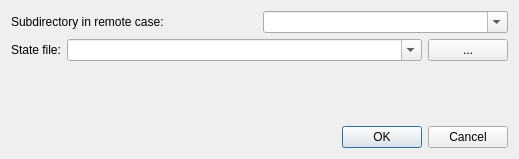
<?xml version="1.0" encoding="UTF-8"?>
<ui version="4.0">
 <class>IQRemoteParaviewDialog</class>
 <widget class="QDialog" name="IQRemoteParaviewDialog">
  <property name="geometry">
   <rect>
    <x>0</x>
    <y>0</y>
    <width>519</width>
    <height>159</height>
   </rect>
  </property>
  <property name="windowTitle">
   <string>Dialog</string>
  </property>
  <layout class="QVBoxLayout" name="verticalLayout">
   <item>
    <layout class="QHBoxLayout" name="horizontalLayout">
     <item>
      <widget class="QLabel" name="label">
       <property name="text">
        <string>Subdirectory in remote case:</string>
       </property>
      </widget>
     </item>
     <item>
      <widget class="QComboBox" name="subdir">
       <property name="editable">
        <bool>true</bool>
       </property>
      </widget>
     </item>
    </layout>
   </item>
   <item>
    <layout class="QHBoxLayout" name="horizontalLayout_3">
     <item>
      <widget class="QLabel" name="label_3">
       <property name="text">
        <string>State file:</string>
       </property>
      </widget>
     </item>
     <item>
      <widget class="QComboBox" name="statefile">
       <property name="sizePolicy">
        <sizepolicy hsizetype="Expanding" vsizetype="Fixed">
         <horstretch>0</horstretch>
         <verstretch>0</verstretch>
        </sizepolicy>
       </property>
       <property name="editable">
        <bool>true</bool>
       </property>
      </widget>
     </item>
     <item>
      <widget class="QPushButton" name="btnSelectStateFile">
       <property name="sizePolicy">
        <sizepolicy hsizetype="Fixed" vsizetype="Fixed">
         <horstretch>0</horstretch>
         <verstretch>0</verstretch>
        </sizepolicy>
       </property>
       <property name="text">
        <string>...</string>
       </property>
      </widget>
     </item>
    </layout>
   </item>
   <item>
    <spacer name="verticalSpacer">
     <property name="orientation">
      <enum>Qt::Vertical</enum>
     </property>
     <property name="sizeHint" stdset="0">
      <size>
       <width>20</width>
       <height>40</height>
      </size>
     </property>
    </spacer>
   </item>
   <item>
    <widget class="QDialogButtonBox" name="buttonBox">
     <property name="orientation">
      <enum>Qt::Horizontal</enum>
     </property>
     <property name="standardButtons">
      <set>QDialogButtonBox::Cancel|QDialogButtonBox::Ok</set>
     </property>
    </widget>
   </item>
  </layout>
 </widget>
 <resources/>
 <connections>
  <connection>
   <sender>buttonBox</sender>
   <signal>accepted()</signal>
   <receiver>IQRemoteParaviewDialog</receiver>
   <slot>accept()</slot>
   <hints>
    <hint type="sourcelabel">
     <x>248</x>
     <y>254</y>
    </hint>
    <hint type="destinationlabel">
     <x>157</x>
     <y>274</y>
    </hint>
   </hints>
  </connection>
  <connection>
   <sender>buttonBox</sender>
   <signal>rejected()</signal>
   <receiver>IQRemoteParaviewDialog</receiver>
   <slot>reject()</slot>
   <hints>
    <hint type="sourcelabel">
     <x>316</x>
     <y>260</y>
    </hint>
    <hint type="destinationlabel">
     <x>286</x>
     <y>274</y>
    </hint>
   </hints>
  </connection>
 </connections>
</ui>
